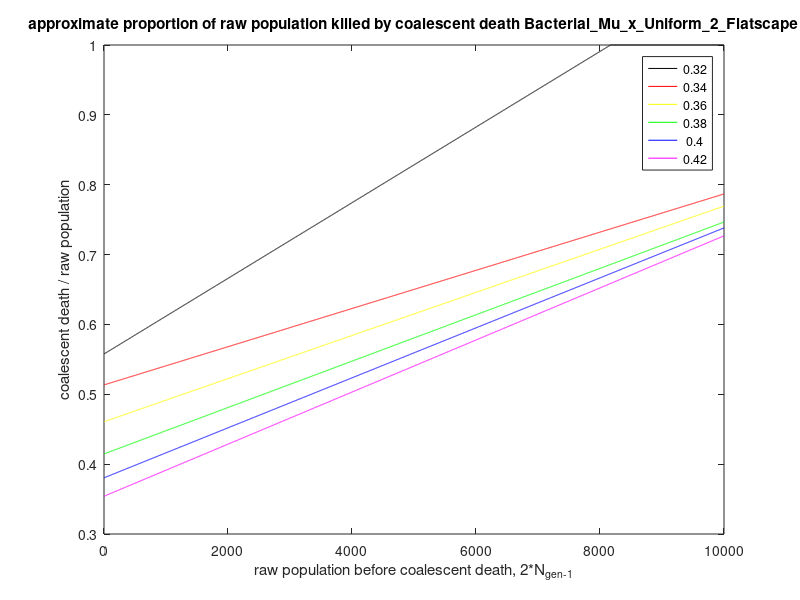
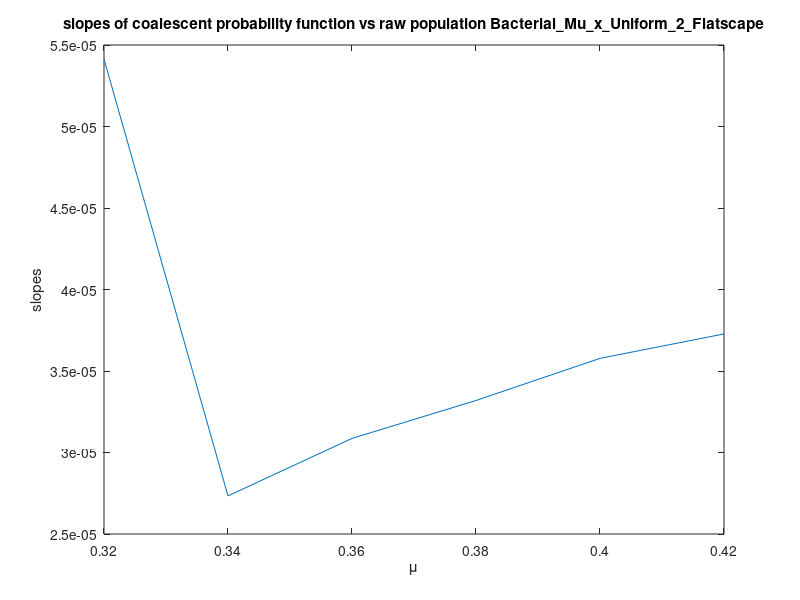
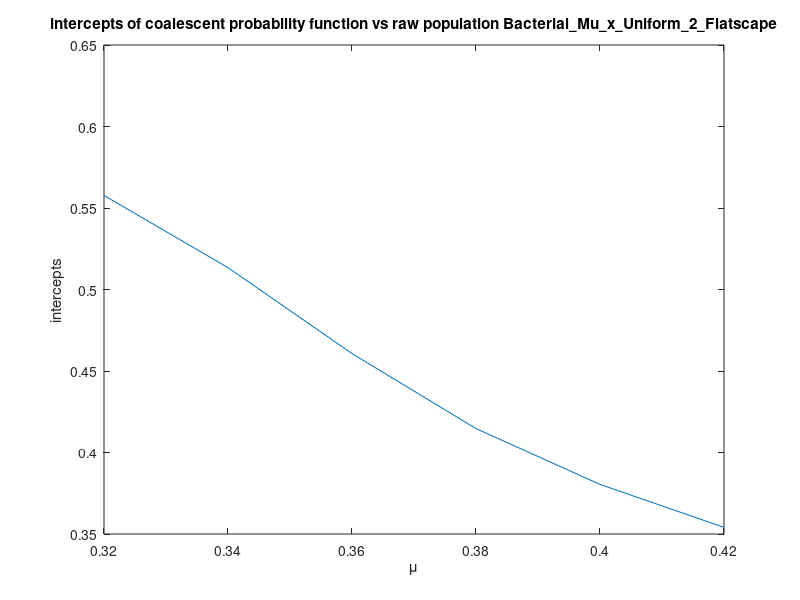

These charts were generated, in order, by the following MATLAB code: (Note: this script raises an error after producing the figures.)
% trans = 500;  stop = NGEN;
% crR1 = [];
% crK1dN = [];
% for run=SIMS, 
%   crR1 = cat_row(crR1,R1(trans:stop,run));
%   crK1dN = cat_row(crK1dN,K1dN(trans:stop,run));
% end
% [m,b,sigm,sigb] = linear_fit(crR1,crK1dN,[],1);
x = [3:10000];
X = ones(length(x),1)*x;
m32 = 5.4135*10^-5; b32 = 0.5577;
m34 = 2.7338*10^-5; b34 = 0.51342;
m36 = 3.0865*10^-5; b36 = 0.4607;
m38 = 3.3191*10^-5; b38 = 0.41467;
m40 = 3.5776*10^-5; b40 = 0.38043;
m42 = 3.7274*10^-5; b42 = 0.35407;

m = [m32 m34 m36 m38 m40 m42];
b = [b32 b34 b36 b38 b40 b42];
B = ones(length(x),1)*b;
y = x'*m+B;
no = find(y>1);
y(no) = 1;
plot(x,y(:,1),'k'); hold on;
plot(x,y(:,2),'r');
plot(x,y(:,3),'y');
plot(x,y(:,4),'g');
plot(x,y(:,5),'b');
plot(x,y(:,6),'m');
mu = ([32:2:42]/100)';
legend(num2str(mu));
xlabel('raw population before coalescent death, 2*N_{gen-1}');  
ylabel('coalescent death / raw population');
title('approximate proportion of raw population killed by coalescent death Bacterial\_Mu\_x\_Uniform\_2\_Flatscape');

figure,
plot(mu,m);
xlabel('\mu');
ylabel('slopes');
title('slopes of coalescent probability function vs raw population Bacterial\_Mu\_x\_Uniform\_2\_Flatscape');

figure,
plot(mu,b);
xlabel('\mu');
ylabel('intercepts');
title('intercepts of coalescent probability function vs raw population Bacterial\_Mu\_x\_Uniform\_2\_Flatscape');

figure,
[slp,intrcpt,sigm,sigb] = linear_fit(mu',b,[],1);
xlabel('\mu');
ylabel('intercepts');